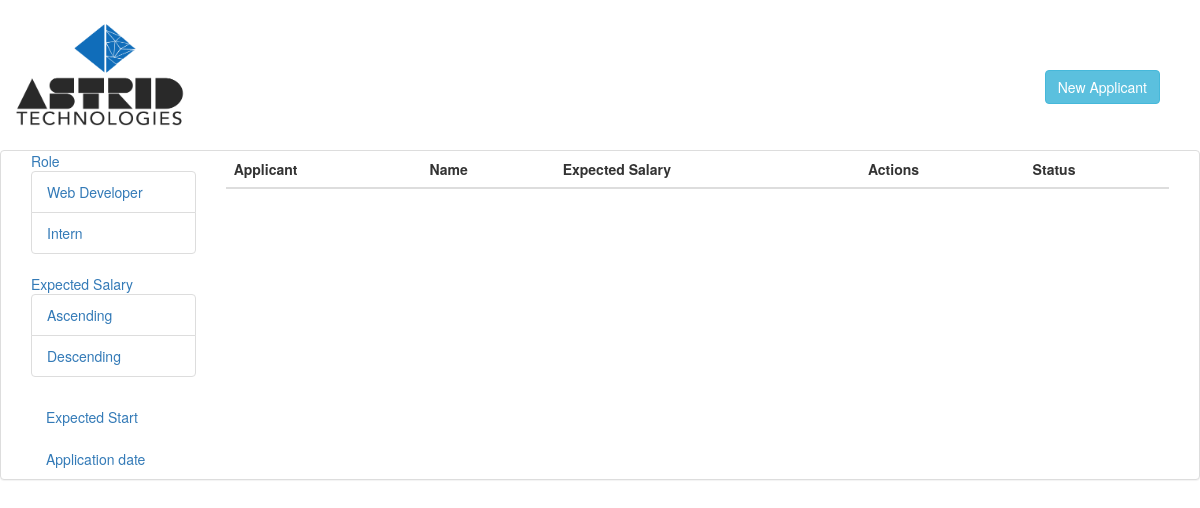
The app's page /applicant?status=2&role=1, older data.
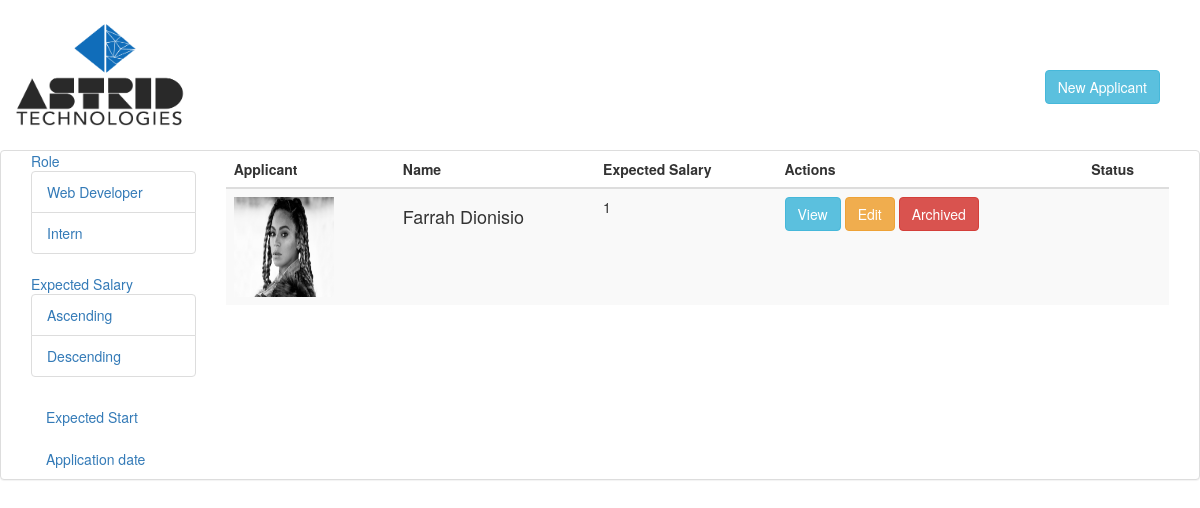
The same page, newer data.
### tables this page shows
CREATE TABLE `applicants` (
  `id` int(11) NOT NULL,
  `first_name` varchar(100) DEFAULT NULL,
  `last_name` varchar(100) DEFAULT NULL,
  `middle_name` varchar(100) DEFAULT NULL,
  `degree` varchar(250) DEFAULT NULL,
  `school` varchar(250) DEFAULT NULL,
  `application_status` tinyint(4) DEFAULT NULL,
  `application_date` date DEFAULT NULL,
  `salary` varchar(50) DEFAULT NULL,
  `position` varchar(50) DEFAULT NULL,
  `comment` text,
  `address` varchar(200) DEFAULT NULL,
  `phone_no` varchar(50) DEFAULT NULL,
  `bdate` date DEFAULT NULL,
  `date_hired` date DEFAULT NULL,
  `start_date` date DEFAULT NULL,
  `email_add` varchar(50) DEFAULT NULL,
  `file` varchar(255) DEFAULT NULL,
  `images` varchar(255) DEFAULT NULL,
  `password` varchar(100) DEFAULT NULL,
  `available_date` date DEFAULT NULL,
  `applied_position` varchar(250) DEFAULT NULL,
  `interview_result` int(250) DEFAULT NULL,
  `exam_result` int(200) DEFAULT NULL,
  `interviewer` int(200) DEFAULT NULL,
  `category` tinyint(4) DEFAULT NULL,
  `sss` int(50) DEFAULT NULL,
  `tin` varchar(50) DEFAULT NULL,
  `philhealth` varchar(50) DEFAULT NULL,
  `pagibig` varchar(50) DEFAULT NULL
);

### application/controllers/ApplicantController.php (called while the page is built, shortened)
<?php
class ApplicantController extends CI_Controller {
  public function index() {
    $role = $_GET["role"] ?? null;
    $salary = $_GET["salary"] ?? null;
    $status = $_GET["status"] ?? null;
    $this->load->model('applicant');
    $data['title'] = "Astrid Technologies | Resume Management";
    $query = [];
    if ($role != null) {
      $query["position"] = $role;
    }
    if ($status != null) {
      $query["application_status"] = $status;
    }
     if ($salary != null) {
       $data['applicants'] = $this->applicant->sort_by("salary", $salary);
     } else if (count($query) > 0) {
       $data['applicants'] = $this->db->get_where('applicants', $query)->result();
     } else {
      $data['applicants'] = $this->applicant->all();
     }
    $this->load->view('include/header',$data);
    $this->load->view('applicant/index',$data);
  }
}

### index.php (called while the page is built, shortened)
<?php
require_once BASEPATH.'core/CodeIgniter.php';

### application/views/applicant/index.php (the view, shortened to what this page needs)
  <a href="<?= base_url('home')?>"><img id="logo" src="assets/img/logo.png"></a>
    <a href="<?= base_url('applicant/add') ?>" id="add-button" type="button" class="btn btn-info pull-right">New Applicant</a>
      <div class="panel panel-default">
        <div class="container-fluid">
          <div class="col-sm-2">
            <ul class="nav nav-pills nav-stacked">
              <div class="list-group">
                <li><a href="#">Role</a></li>
                  <div class="list-group">
                    <li class="list-group-item"><a href="<?= base_url('applicant?role=Web Developer') ?>">Web Developer</a>
                    <li class="list-group-item"><a href="<?= base_url('applicant?role=Intern') ?>">Intern</a>
                  </div>
              </div>
              <div class="list-group">
                <li><a href="#">Expected Salary</a></li>
                <div class="list-group">
                  <li class="list-group-item"><a href="<?= base_url('applicant?salary=asc') ?>">Ascending</a></li>
                  <li class="list-group-item"><a href="<?= base_url('applicant?salary=desc') ?>">Descending</a></li>
                </div>
              </div>
              <li><a href="#">Expected Start</a></li>
              <li><a href="#">Application date</a></li>
            </ul>
          </div>
        <div class="col-sm-10">
          <div class="tab-content clearfix">
            <div class="tab-pane active" id="1a">
              <table class="table table-striped">
                <thead>
                  <tr>
                    <th>Applicant</th>
                    <th>Name</th>
                    <th>Expected Salary</th>
                    <th>Actions</th>
                    <th>Status</th>
                  </tr>
                </thead>
                <tbody>
                  <?php foreach ($applicants as $applicant) : ?>
                  <tr>
                    <td><img id="thumbnail" src="assets/uploads/<?= $applicant->images ?>"></td>
                    <td><h4><?= $applicant->first_name;?> <?= $applicant->last_name;?></h4></td>
                    <td><?= $applicant->salary;?></td>
                    <td>
                      <button type="button" class="btn btn-info" data-name="button-view" data-id="<?= $applicant->id; ?>">View</button>
                      <a href="<?= base_url('applicant/edit_view/'.$applicant->id) ?>" type="button" class="btn btn-warning" data-id="<?= $applicant->id;?>" >Edit</a>
                      <button type="button" class="btn btn-danger" id="archived">Archived</button>
                    </td>
                    <td>
                      </div>
                <?php endforeach; ?>
                </tbody>
              </table>
          </div>
      </div>
    </div>
  </div>
</body>
</html>

### application/views/include/header.php (shortened to what this page needs)
<!DOCTYPE html>
<html lang="en">
<head>
    <link rel="stylesheet" href="<?php echo base_url("/assets/css/bootstrap.min.css"); ?>" />
    <link rel="stylesheet" href="<?php echo base_url("/assets/css/style.css"); ?>" />
</head>
<body>

### assets/css/style.css (style rules this page uses)
#logo { width: 200px; height: 150px; padding: 15px; }
#thumbnail { width: 100px; height: 100px; }
#add-button { margin-top: 70px; margin-right: 40px; }

Row changes from the older to the newer data that the page shows:
added applicants: images (picture), first_name "Farrah", last_name "Dionisio", salary "1"
